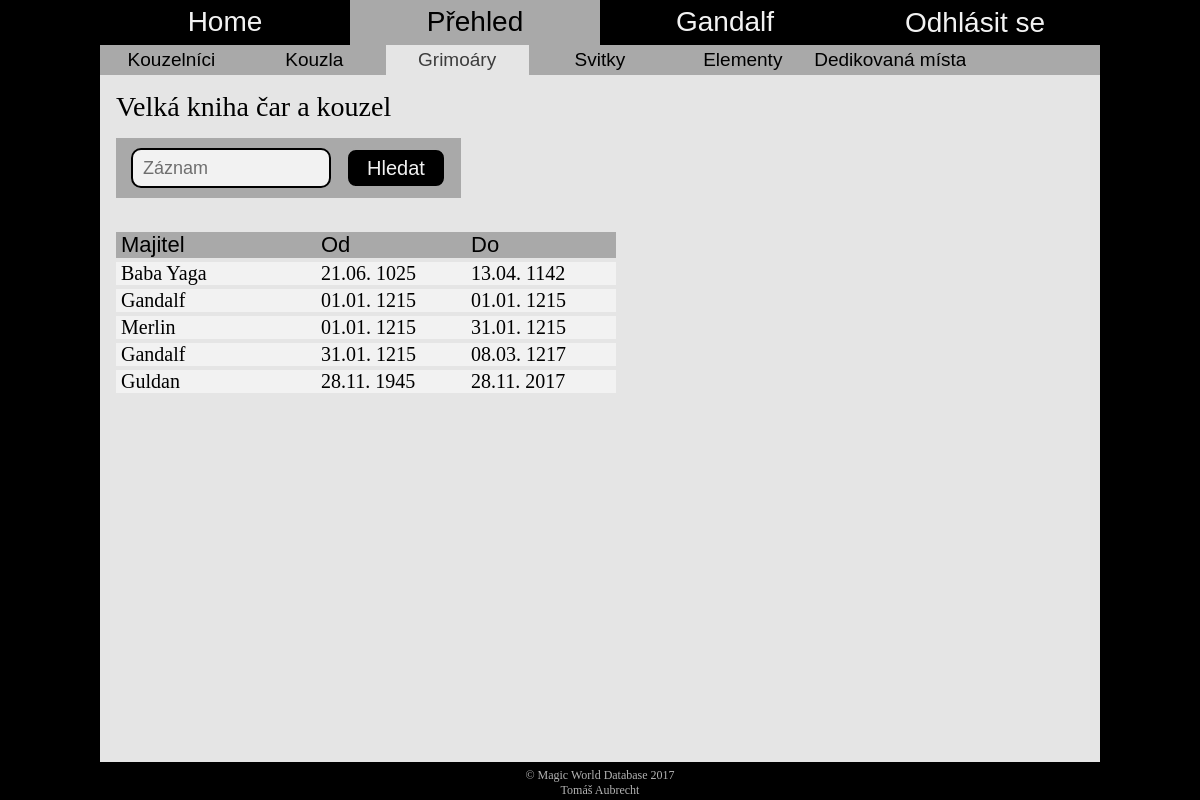
The app's page /overview_history.php?spellbook=Velká kniha čar a kouzel (signed in) with its own data.
### tables this page shows
CREATE TABLE IF NOT EXISTS `Kouz_mel` (
  `jmeno_kouz` varchar(100) NOT NULL,
  `nazev_grim` varchar(100) NOT NULL,
  `mel_od` date NOT NULL,
  `mel_do` date NOT NULL,
  PRIMARY KEY (`jmeno_kouz`,`nazev_grim`,`mel_od`,`mel_do`),
  KEY `fk_kz_mel_g` (`nazev_grim`)
);

### overview_history.php (the view, shortened to what this page needs)
<?
	include("header.php");
?>
<header>
	<nav class="main-menu">
		<a href="home.php">Home</a>
		<a href="#" class="selected">Přehled</a>
		<a href="profile_overview"><? echo $_SESSION['login']?></a>
		<form method="get">
			<input type="submit" name="logout" value="Odhlásit se">
		</form>
	</nav>
	<nav class="sub-menu">
		<a href="overview_wizards.php">Kouzelníci</a>
		<a href="overview_spells.php">Kouzla</a>
		<a href="overview_spellbooks.php" class="selected">Grimoáry</a>
		<a href="overview_scrolls.php">Svitky</a>
		<a href="overview_elements.php">Elementy</a>
		<a href="overview_ded_places.php">Dedikovaná místa</a>
	</nav>
</header>
<div class="content">
	<h1><?echo$_GET['spellbook']?></h1>
	<div class="search">
		<form <? echo 'action="overview_history.php?spellbook='. $_GET['spellbook'] .'"' ?> method="get">
			<input type="text" placeholder="Záznam" name="record" value="<? if(isset($_GET['search'])) echo $_GET['record'] ?>">
			<input type="submit" name="search" value="Hledat" class="button">
		</form>
	</div>
	<div class="table">
		<?php
			include("connect_to_db.php");
			$form = '';
			$sqlQuery = 'SELECT * FROM Kouz_mel WHERE nazev_grim=\''.$_GET['spellbook']. '\' ORDER BY mel_od';
			$result = mysql_query($sqlQuery, $db);
			if (mysql_num_rows($result) == 0)
				echo $form . '<div class="table_head"><span class="table_msg">Nikdo tento grimoár ještě nevlastnil</span></div>';
			else
			{
				$form.='<div class="table_head">
							<span style="width:200px">Majitel</span>
							<span>Od</span>
							<span>Do</span>
						</div>';
				$found_any = FALSE;
				while ($row = mysql_fetch_array($result))
				{
					if (isset($_GET['search']))
					{
						if ($_GET['record'] == $row['jmeno_kouz'] or $_GET['record'] == date_format(date_create_from_format('Y-m-d', $row['mel_od']), 'd.m. Y') or $_GET['record'] == date_format(date_create_from_format('Y-m-d', $row['mel_do']), 'd.m. Y') or $_GET['record'] == "")
						{
							$found_any = TRUE;
							$phpdate = strtotime( $row['mel_od'] );
							$mel_od = date( 'd.m. Y', $phpdate );
							$phpdate = strtotime( $row['mel_do'] );
							$mel_do = date( 'd.m. Y', $phpdate );
							$form .= '<br><div class="table_content">
											<a href="overview_wizards.php?wizard='.$row['jmeno_kouz'].'&search=Hledat"><span style="width:200px">' .$row['jmeno_kouz']. '</span></a>
											<span>' .$mel_od. '</span>
											<span>' .$mel_do. '</span>
									</div>';
							if ($_SESSION['login'] == "admin")
							{
								$form .= '	<a href="overview_edit.php?table=Kouz_mel" class="edit_pic" onclick="set_cookie(\'id\', \''. $row['jmeno_kouz'].'&'.$row['nazev_grim'] .'\')">
												<img src="https://www.stud.fit.vutbr.cz/~xaubre02/pic/edit.png" Title="Upravit">
											</a>
											<a href="overview_delete.php?ozn=záznam historie vlastnictví&table=Kouz_mel&item=jmeno_kouz" class="edit_pic" onclick="set_cookie(\'id\', \''. $row['jmeno_kouz'].'&'.$row['nazev_grim'] .'\')">
												<img src="https://www.stud.fit.vutbr.cz/~xaubre02/pic/delete.png" Title="Odstranit">
											</a>';
								setcookie("last_page", basename($_SERVER['PHP_SELF']));
							}
						}
					}
					else
					{
						$found_any = TRUE;
						$phpdate = strtotime( $row['mel_od'] );
						$mel_od = date( 'd.m. Y', $phpdate );
						$phpdate = strtotime( $row['mel_do'] );
						$mel_do = date( 'd.m. Y', $phpdate );
						$form .= '<br><div class="table_content">
										<a href="overview_wizards.php?wizard='.$row['jmeno_kouz'].'&search=Hledat"><span style="width:200px">' .$row['jmeno_kouz']. '</span></a>
										<span>' .$mel_od. '</span>
										<span>' .$mel_do. '</span>
								</div>';
					}
				}
				if ($found_any)
					echo $form;
				else
					echo '<div class="table_head"><span class="table_msg">Nebyly nalezeny žádné výsledky</span></div>';
			}
		?>
	</div>
</div>
<? include("footer.php"); ?>

### css/style.css (style rules this page uses)
html { padding: 0; margin: 0; min-height: 100%; box-sizing: border-box; overflow: auto; }
*, *:before, *:after { box-sizing: inherit; overflow: hidden; padding: 0; margin: 0; }
a { text-decoration: none; }
body { padding: 0; margin: 0; background: #000 url("https://www.stud.fit.vutbr.cz/~xaubre02/pic/magic_forest.png") no-repeat fixed center !important; background-size: cover !important; max-width: 65vw !important; min-width: 1000px; min-height: 480px; width: 100% !important; height: 100%; overflow: auto; margin: auto !important; }
.button { float: left; width: 47.5%; height: 55px; font-size: 23px; font-family: Impact, Charcoal, sans-serif; color: white; background-color: black; border: 2px #b3b3b3 solid; border-radius: 16px; transition: color .4s, border-color .4s, background-color .4s; outline: none; }
header { width: 100%; height: 75px; opacity: 0.95; }
.main-menu { width: 100%; height: 60%; font-size: 28px; font-family: Impact, Charcoal, sans-serif; background-color: black; }
.main-menu a, .main-menu form { float: left; color: white; width: 25%; height: 100%; text-align: center; transition: color .4s, background-color .4s; }
.main-menu a { padding-top: 6px; }
.main-menu input { width: 100%; height: 100%; font-size: 28px; font-family: Impact, Charcoal, sans-serif; background-color: black; border: none; outline: none; color: white; transition: color .4s, background-color .4s; }
.main-menu .selected, .main-menu .selected:hover { background-color: #b3b3b3; color: black; }
.sub-menu { width: 100%; height: 40%; font-size: 19px; font-family: Impact, Charcoal, sans-serif; background-color: #b3b3b3; }
.sub-menu a { float: left; min-width: 14.2857%; height: 100%; color: black; text-align: center; padding-top: 4px; transition: color .4s, background-color .4s; }
.sub-menu a:hover, .sub-menu .selected { background-color: #f2f2f2; color: #404040; }
.content { overflow: auto; width: 100%; min-height: calc(100vh - 113px); background-color: #f2f2f2; opacity: 0.95; padding: 16px; margin-bottom: 38px; }
.content h1 { font-family: Impact; font-size: 28px; font-weight: 100; margin-bottom: 15px; }
.content a { color: black; font-weight: bold; }
.content form { margin: 64px auto; width: 50%; }
.content form .button { float: left; width: 142px; margin-top: 30px; margin-left: calc(50% - 71px); color: white; text-align: center; font-weight: normal; }
.search { display: inline-block; background-color: #b3b3b3; padding: 10px 15px; }
.search form { margin: 0; padding: 0; width: 100%; height: 100%; }
.search input { float: left; border-radius: 10px !important; }
.search form input:first-child { width: 200px; height: 40px; font-size: 18px; padding: 0 10px; border: 2px black solid; border-radius: 12px; margin-right: 15px; outline: none; font-family: Impact, Charcoal, sans-serif; }
.search form .button { margin: 0; padding: 0; height: 40px; width: 100px; font-size: 20px; }
.table { text-align: left; margin: auto; margin-top: 30px; width: 90%; min-width: 1090px; }
.table_head { display: inline-block; margin: auto; font-size: 22px; font-family: Impact, Charcoal, sans-serif; background-color: #b3b3b3; }
.table span { float: left; padding-left: 5px; width: 150px; transition: height .3s; }
.table_content { margin: auto; max-height: 25px; display: inline-block; background-color: white; transition: color .4s, background-color .4s, max-height .4s; }
.table_content span { font-size: 20px; max-height: inherit; overflow: auto; }
.table_content a , .table_content a span { font-weight: normal; color: black; transition: color .4s; }

### records on screen
kouz_mel: jmeno_kouz "Baba Yaga", mel_od "21.06. 1025", mel_do "13.04. 1142"
kouz_mel: jmeno_kouz "Gandalf", mel_od "01.01. 1215", mel_do "01.01. 1215"
kouz_mel: jmeno_kouz "Merlin", mel_od "01.01. 1215", mel_do "31.01. 1215"
kouz_mel: jmeno_kouz "Gandalf", mel_od "31.01. 1215", mel_do "08.03. 1217"
kouz_mel: jmeno_kouz "Guldan", mel_od "28.11. 1945", mel_do "28.11. 2017"

### other values on screen
$_SESSION['login'] "Gandalf"
$_GET['spellbook'] "Velká kniha čar a kouzel"
